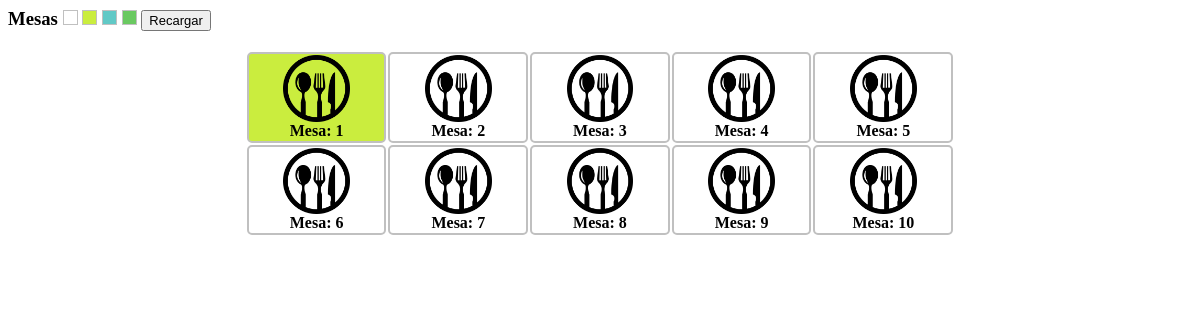
/funciones/funcion0201.php, run on an earlier commit of the app's database.
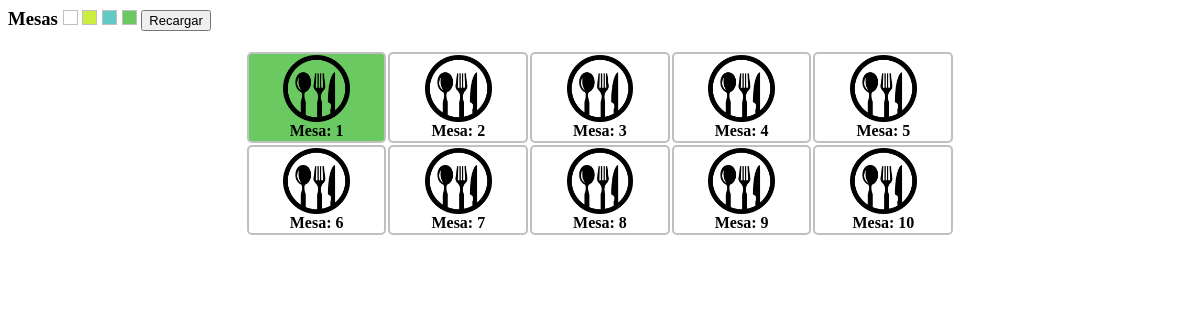
And on a later commit of the database.
### tables this page shows
CREATE TABLE IF NOT EXISTS `data11` (
`MesaNumero` int(11) NOT NULL,
  `Estado` int(1) NOT NULL,
  `Motivos` text NOT NULL,
  `EstadoActual` int(1) NOT NULL COMMENT 'Estado actual de la mesa',
  `NumeroOrdenActivo` varchar(14) NOT NULL COMMENT 'Numeo de orden que esta en la mesa'
);

### funciones/funcion0201.php (the view, shortened to what this page needs)
<h3>Mesas
<div class="colors" id="Desocupado" title="Mesa desocupada"></div>
<div class="colors" id="OrdenCocina" title="Orden en cocina"></div>
<div class="colors" id="ProcesandoMesa" title="Platos por despachar"></div>
<div class="colors" id="Despachando" title="Despachando Orden"></div>
<button class="Nm">Recargar</button>
</h3>
<table class='Mesas'>
	<tr>
		<?php
		$DataSQL00 = "select * from data11 where Estado='1'";
		$DataSQL00 = mysql_query($DataSQL00);
		$i=0;
		while($DataROW00 = mysql_fetch_array($DataSQL00)){
			$i++;
			$itr = $i%5;
			$TDClass="";
			if($DataROW00["EstadoActual"]==0){
				$TDClass = "DataMesa";
			}
			if($DataROW00["EstadoActual"]==3){
				$TDClass = "EstadoMesa DataMesaRet";
			}
			if($DataROW00["EstadoActual"]==4){
				$TDClass = "EstadoMesa MesaDespachando";
			}
			echo "<td class='$TDClass' data='$DataROW00[MesaNumero]'><img src='img/table.png' width='50%' /> <br> <b>Mesa: $DataROW00[MesaNumero]</b></td>";
			if($itr==0){
				echo "</tr><tr>";
			}
		}
		?>
	</tr>
</table>

### funciones/funcion0201.php (style rules this page uses)
.Mesas { margin: 0 auto; width:60%; }
.Mesas td { text-align:center; cursor:pointer; border:2px solid silver; border-radius:5px; }
.DataMesaC,#ProcesandoMesa { background-color: #61c9c6; }
.DataMesaRet,#OrdenCocina { background-color: #caed3e; }
.MesaDespachando,#Despachando { background-color: #6ac961; }
.colors { display: inline-block; border: 1px solid silver; width: 13px; height: 13px; }
.Nm { font-size: 13px !important; }

What changed in the data, as far as the page shows it:
changed data11 id 1: EstadoActual 3 → 4 (drawn)
